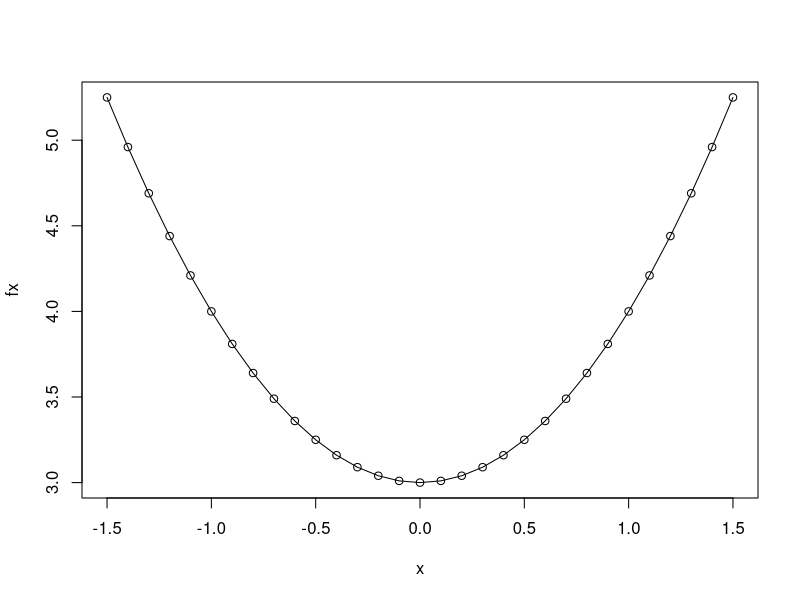
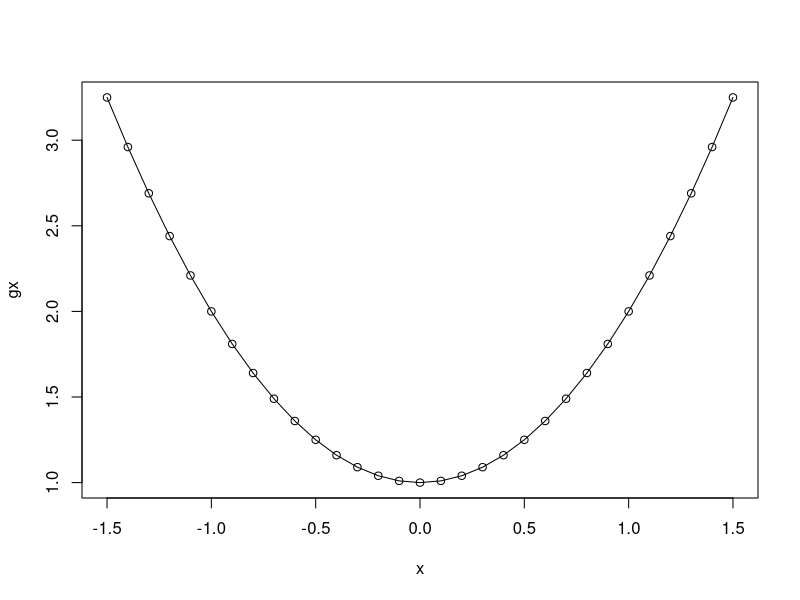
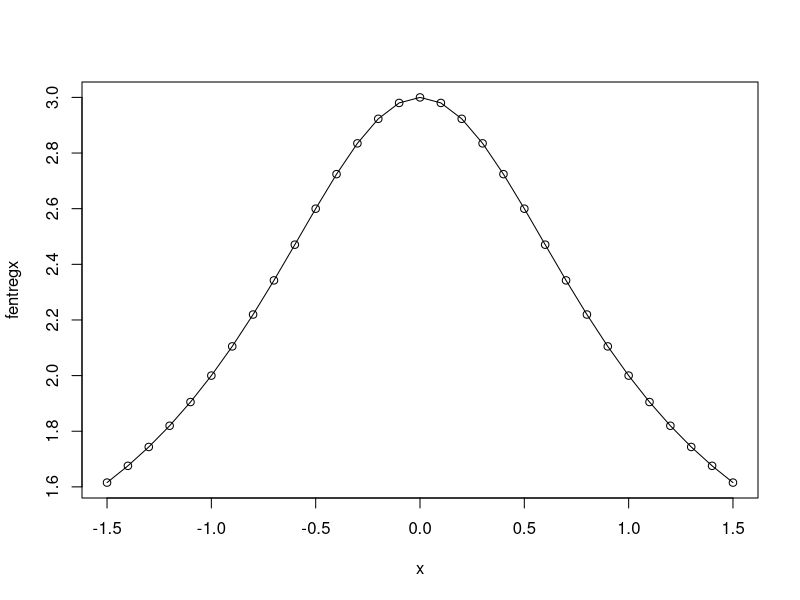
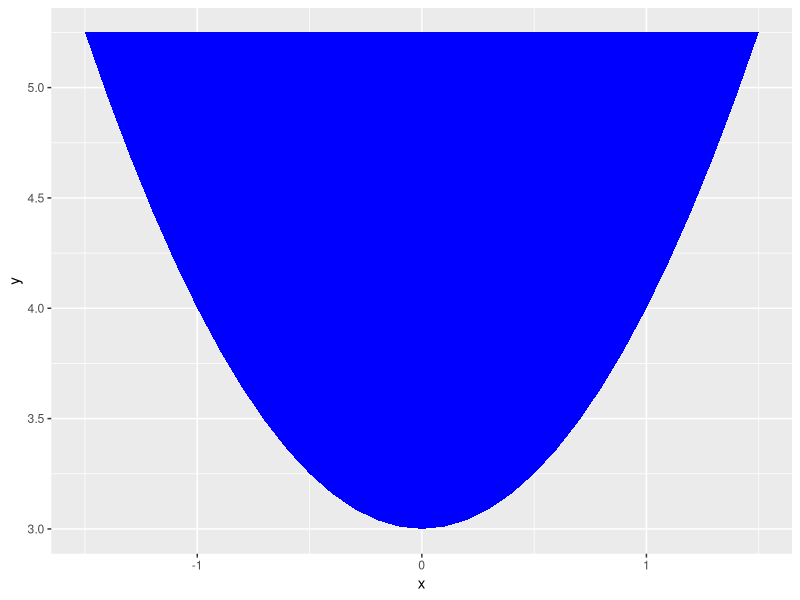
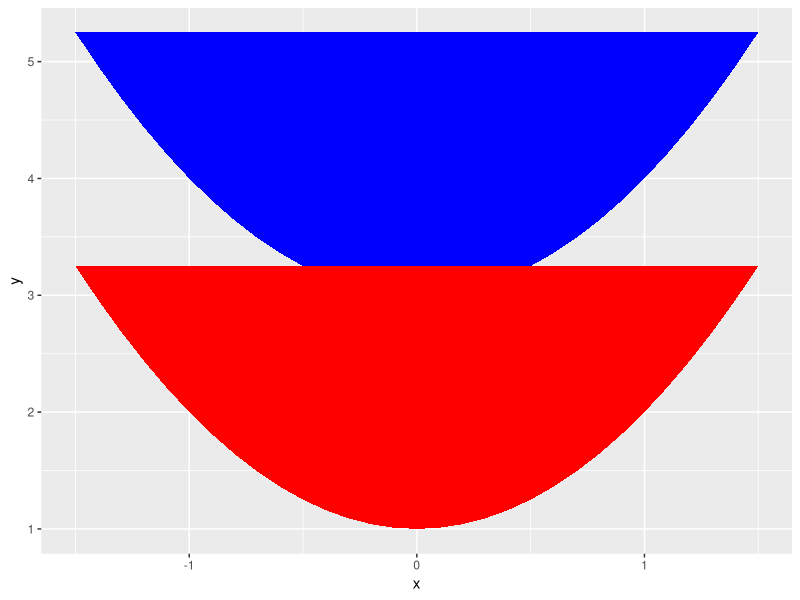
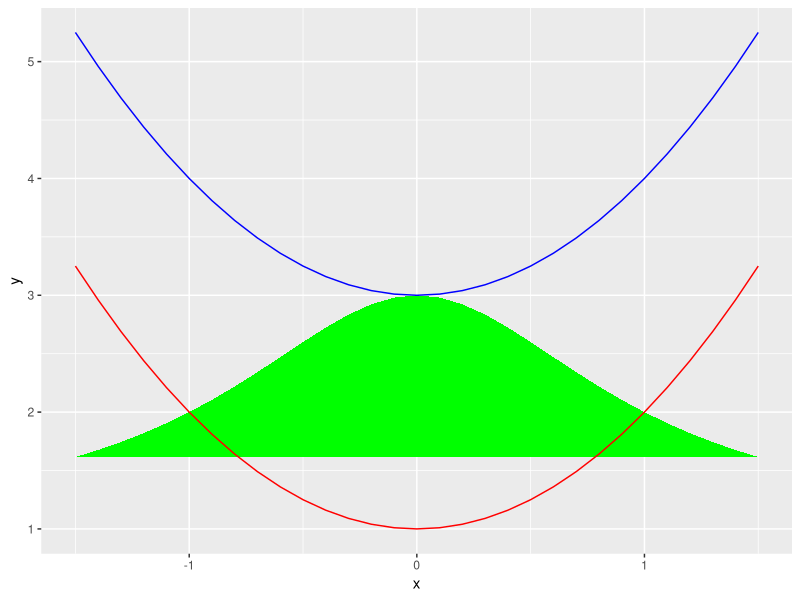
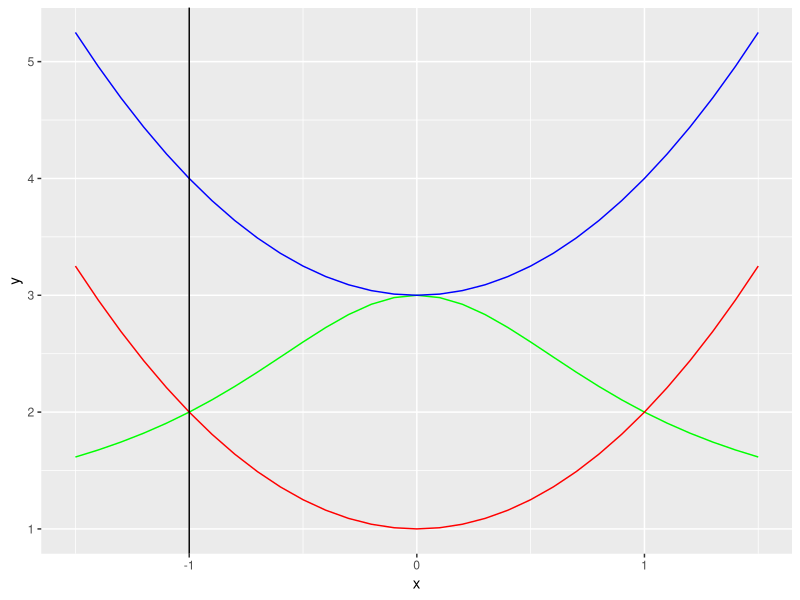
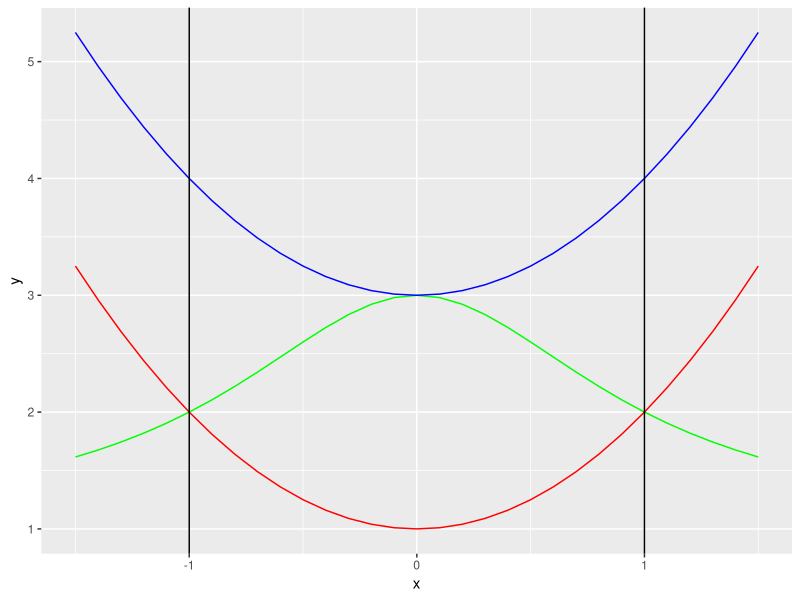

Recreate these plots in R, in order.
# UNIVERSIDAD NACIONAL AUTÓNOMA DE MÉXICO
# Facultad de Economía
# Matemáticas I 2020-1
# Profesor: Arturo Mérida Monroy
# Adjunto: Cesar Hernández
# PRÁCTICA 7: ASÍNTOTAS EN R

library("dplyr")
library("ggplot2")
library("gganimate")
library("png")

x<-seq(-1.5, 1.5, 0.1)
x
fx<-(x^2)+3
gx<-(x^2)+1
fentregx<-fx/gx
fentregx
dfx<-data.frame(x,fx,gx,fentregx)

plot(x,fx,type = "o")
plot(x,gx,type = "o")
plot(x,fentregx,type = "o")


mx<-ggplot() + 
  geom_polygon(data = dfx, aes(x = x, y = fx), fill = "blue") +
  xlab("x") +
  ylab("y")
print(mx)

mx<-ggplot() + 
  geom_polygon(data = dfx, aes(x = x, y = fx), fill = "blue") +
  geom_polygon( data = dfx, aes(x = x, y = gx), fill= "red") + 
  xlab("x") +
  ylab("y")
print(mx)

nx<-ggplot() + 
  geom_polygon( data = dfx, aes(x = x, y = fentregx), fill= "green") + 
  geom_line(data = dfx, aes(x = x, y = fx), color = "blue") +
  geom_line(data = dfx, aes(x = x, y = gx), color = "red") + 
  xlab("x") +
  ylab("y")
print(nx)

ox<-ggplot() + 
  geom_line( data = dfx, aes(x = x, y = fentregx), color= "green") + 
  geom_line(data = dfx, aes(x = x, y = fx), color = "blue") +
  geom_line(data = dfx, aes(x = x, y = gx), color = "red") + 
  xlab("x") +
  ylab("y") + 
  geom_vline(xintercept = -1)
  print(ox)

px<-ggplot() + 
  geom_line( data = dfx, aes(x = x, y = fentregx), color= "green") + 
  geom_line(data = dfx, aes(x = x, y = fx), color = "blue") +
  geom_line(data = dfx, aes(x = x, y = gx), color = "red") + 
  xlab("x") +
  ylab("y") + 
  geom_vline(xintercept = -1) +
  geom_vline(xintercept = 1)
print(px)

qx<-ggplot() + geom_line( data = dfx, aes(x = x, y = fentregx), color = "green") + 
  geom_line(data = dfx, aes(x = x, y = fx), color = "blue") +
  geom_line(data = dfx, aes(x = x, y = gx), color = "red") + 
  xlab("x") +
  ylab("y") + 
  geom_vline(xintercept = -1) + 
  geom_vline(xintercept = 1) + 
  geom_hline(yintercept = 2)
print(qx)

rx<-ggplot() + geom_line( data = dfx, aes(x = x, y = fentregx), color = "green") + 
  geom_line(data = dfx, aes(x = x, y = fx), color = "blue") +
  geom_line(data = dfx, aes(x = x, y = gx), color = "red") + 
  xlab("x") +
  ylab("y") + 
  geom_vline(xintercept = -1) + 
  geom_vline(xintercept = 1) + 
  geom_hline(yintercept = 2) + 
  geom_abline(intercept = 3)
print(rx)

sx<-ggplot() + geom_line( data = dfx, aes(x = x, y = fentregx), color = "green") + 
  geom_line(data = dfx, aes(x = x, y = fx), color = "blue") +
  geom_line(data = dfx, aes(x = x, y = gx), color = "red") + 
  xlab("x") +
  ylab("y") + 
  geom_vline(xintercept = -1) + 
  geom_vline(xintercept = 1) + 
  geom_hline(yintercept = 2) + 
  geom_abline(intercept = 3) + 
  geom_abline(intercept = 3,slope = 3,color="yellow")
print(sx)
